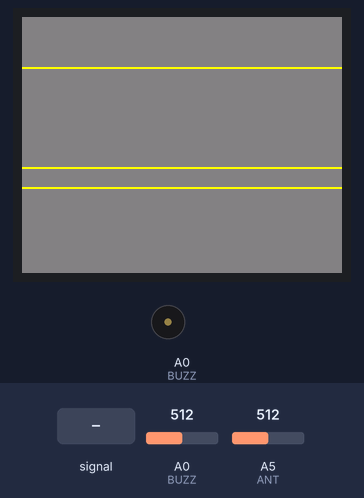
The sketch below on a simulated Arduino Uno, built with avr-gcc and run on an emulated ATmega328P. Shown: 160×128 colour display, buzzer (waves = sounding). The test bench sets the inputs (shaded band); at power-on: A5 (ANT) = 512, A0 (BUZZ) = 512. What the sketch prints to the serial monitor is not drawn.

Above: at 1.2 s.
1.3 s: A5 (ANT) fed a 200 Hz sine of ±81 counts around its level
At 3.4 s:
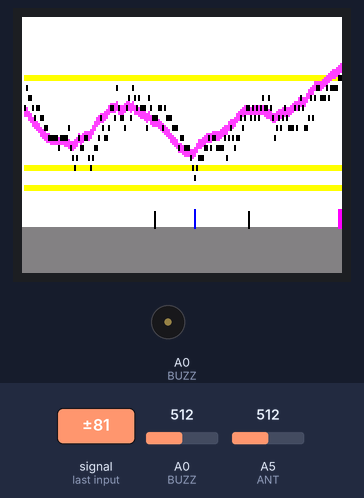
4.3 s: A5 (ANT) set to 492
At 4.53 s:
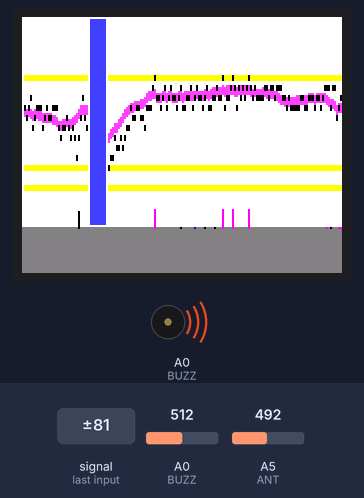
7.2 s: A0 (BUZZ) set to 306
At 8.17 s:
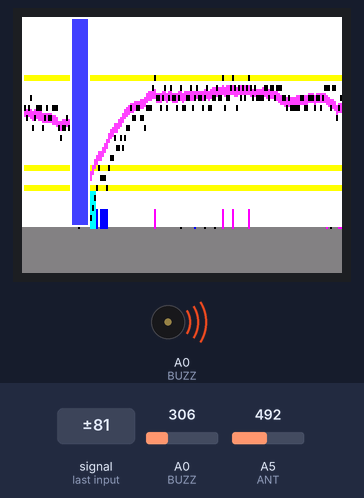
10.2 s: A5 (ANT) set to 511
At 11.13 s:
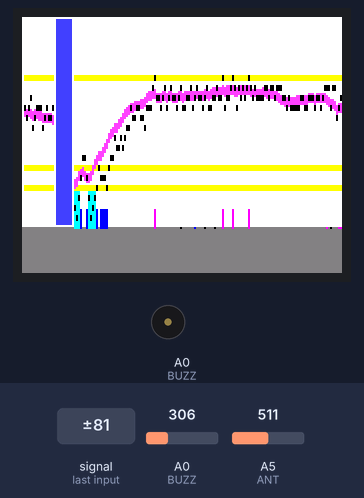
12.2 s: A0 (BUZZ) set to 122
At 13.21 s:
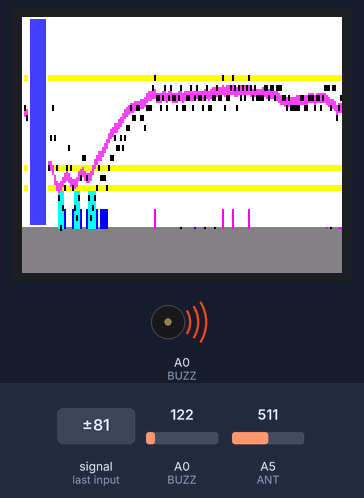
14.5 s: A0 (BUZZ) set to 0
At 15.51 s:
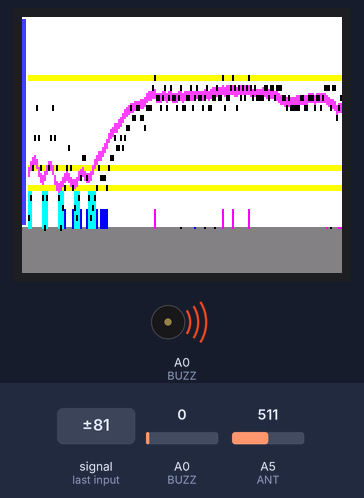
Timing chart, 0 to 17.8 s (numbered marks = the images above; inputs shaded):
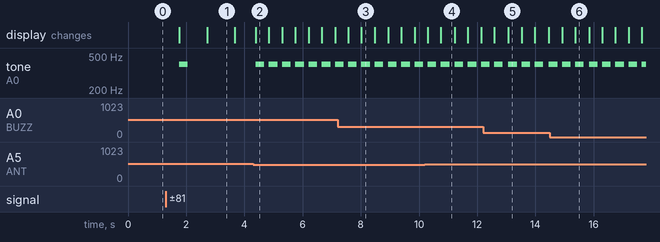

The sketch:

baketan_32bit_LCD_NR_sleep.ino
```cpp
#include <avr/sleep.h>
#include <avr/wdt.h>
#include <SPI.h>
#include <TFT.h>
#define CS    10
#define DC     9
#define RESET  8
#define BYTES  4
#define BUZZ  A0  // 圧電スピーカーをつなげる端子
#define ANT   A5  // 浮動電圧を測る端子
#define VERYGOOD 0 // とても良い反応 （0以上の整数で設定）
#define GOOD     1 // 良い反応
#define BAD     10 // 悪い反応
#define VERYBAD 12 // とても悪い反応（16以下の整数で設定）
#define SIZE 5 // 画面サイズに合わせた倍率
#define VIEWSIZE 80
#define OFFSETY 25
#define HEIGHT 80+OFFSETY
#define WIDTH 160
TFT TFTscreen = TFT(CS, DC, RESET);

unsigned long Xn = 'b';
union {
  unsigned long int sum=0;
  unsigned char div[BYTES];
} data;

void setup() {
  unsigned int i;
  unsigned char ypos[4];

  Xn = analogRead(BUZZ) ^ analogRead(ANT); // M系列を電圧値で初期化

  // バイナリデータ保存用変数の初期化
  for(i=0; i<BYTES*8; i++){
    data.sum <<=1;
    data.sum |=i % 2;
  }

  // LCD初期化
  TFTscreen.begin();
  TFTscreen.background(128,128,128);
  ypos[1]=VERYBAD*SIZE;
  ypos[2]=BAD*SIZE;
  ypos[3]=GOOD*SIZE;
  ypos[3]=VERYGOOD*SIZE;
  TFTscreen.stroke(255,255,0);
  TFTscreen.line(0, OFFSETY+ypos[1], WIDTH, OFFSETY+ypos[1]);
  TFTscreen.line(0, OFFSETY+ypos[2], WIDTH, OFFSETY+ypos[2]);
  TFTscreen.line(0, OFFSETY+ypos[3], WIDTH, OFFSETY+ypos[3]);

  Serial.begin( 9600 ); //シリアル通信開始

  // スリープモードの設定
  set_sleep_mode(SLEEP_MODE_PWR_DOWN);
  wdt_enable_test(WDTO_15MS);
}

void loop() {
  int xPos;
  char count;
  for(xPos=WIDTH; xPos>0; xPos--){
    count=baketan();
    // 悪い反応の時にブザーを鳴らす
    if(count > BAD) buzz(400, 300);
    draw2LCD(xPos, count); // LCDにグラフ表示
  }
}

char baketan() {
  unsigned char i;
  unsigned int sensorValue=0;
  char popcount;
  char staticCount=0;

  do{
    randomDelay();// ランダムな時間待つ
    // ブザーと浮動電圧の電圧を読み取ってXORで足し合わせる
    sensorValue = analogRead(BUZZ) ^ analogRead(ANT);
    staticCount++;
  }while(sensorValue==0 || sensorValue==1023); // sensorValue が 0 か 1023 の場合静電気の影響を受けていると判断して再度電圧を取得する
  sensorValue = __builtin_popcount(sensorValue);

  data.sum <<=1; data.div[0] |=sensorValue & 1; // 偶奇性をメモリに登録
  for(i=0, popcount=0; i<BYTES; i++){
    // 1が立っている数を数えて期待値との差をとる
    popcount+=abs(__builtin_popcount(data.div[i])-BYTES);
  }
  // シリアルモニタに送信
  sendSerial(popcount, __builtin_popcount(data.div[0])-4);
  if(staticCount>1){
    popcount*=-1;
  }
  return popcount;
}

void randomDelay(){
  unsigned char i;
  unsigned char wait;
  for(i=0, wait=0; i<6; i++){
    wait*=2;
    wait+=mseq();
  }
  sleep_enable();
  //delay(wait*3);
  Serial.flush();
  ADCSRA &= ~(1 << ADEN); // ADC off
  for(i=0; i<wait; i++) {asm("sleep");};
  sleep_disable();
  ADCSRA |= (1 << ADEN); // ADC on
}

void sendSerial(char data1, char data2){// シリアルモニタに送信
  Serial.print(data1*1);
  Serial.print(", ");
  Serial.print(data2*1);
  Serial.print("\n");
}

void buzz(int freq, int jikan){
    pinMode(BUZZ, OUTPUT);
    tone(BUZZ,freq, jikan) ;
    delay (jikan+50);
    digitalWrite(BUZZ, LOW);
    delay(50);
    pinMode(BUZZ, INPUT);
    delay(50);
}


void draw2LCD(int xPos, char popcount){   // LCDにグラフ表示
  int ypos[4];
  static int avg=0;
  ypos[1]=BAD*SIZE;
  ypos[2]=VERYBAD*SIZE;
  ypos[3]=GOOD*SIZE;

  TFTscreen.stroke(255,255,255);
  TFTscreen.fill(64,64,255);
  TFTscreen.rect(xPos-10, 0, 10, HEIGHT);

  TFTscreen.stroke(255,255,0);
  TFTscreen.line(xPos, OFFSETY+ypos[1]-1, xPos, OFFSETY+ypos[1]+1);
  TFTscreen.line(xPos, OFFSETY+ypos[2]-1, xPos, OFFSETY+ypos[2]+1);
  TFTscreen.line(xPos, OFFSETY+ypos[3]-1, xPos, OFFSETY+ypos[3]+1);
  // 検出時のマーカー描画
  if(popcount < 0){ // 静電気の影響を受けた表示
    TFTscreen.stroke(0,0,0);
    TFTscreen.line(xPos, HEIGHT, xPos, HEIGHT-8);
    popcount*=-1;
  }
  ypos[0]=popcount*SIZE;
  if(popcount > VERYBAD){
    TFTscreen.stroke(0,255,255);
    TFTscreen.line(xPos, HEIGHT, xPos, HEIGHT-18);
  }else if(popcount >BAD){
    TFTscreen.stroke(0,0,255);
    TFTscreen.line(xPos, HEIGHT, xPos, HEIGHT-9);
  }else if(popcount == GOOD){
    TFTscreen.stroke(255,0, 255);
    TFTscreen.line(xPos, HEIGHT, xPos, HEIGHT-9);
  }else if(popcount == VERYGOOD){
    TFTscreen.stroke(255,0,0);
    TFTscreen.line(xPos, HEIGHT, xPos, HEIGHT-18);
  }

  avg=avg * 7/8 + ypos[0];
  TFTscreen.stroke(255,64,255);
  TFTscreen.line(xPos, OFFSETY+avg/8-2, xPos, OFFSETY+avg/8+2);
  TFTscreen.stroke(0,0,0);
  TFTscreen.line(xPos, OFFSETY+ypos[0]-1, xPos, OFFSETY+ypos[0]+1);
}

// M系列の変換
char mseq(){
  // シフトレジスタ
  //static unsigned long Xn = 'b';
  unsigned ret;

  ret = ((Xn & 16384) >> 14) ^ (Xn & 1);
  Xn = (Xn << 1) + ret;

  return ret;
}

//引数にはWDTO_500MS WDTO_1S WDTO_2S WDTO_4Sなどと設定
void wdt_enable_test(byte b){
  //ウォッチドッグ・タイマー分周比設定ビットの４ビット目がWDTCSRレジスタで２ビットずれているための処理
  b = ((0b00001000 & b) << 2) | (0b00000111 & b);
  //WDCE ウォッチドッグ変更許可ビットを立てる
  b |= 0b00010000;
  //WDRF ウォッチドッグ・システム・リセット・フラグにゼロを書き込んでリセットの準備をする
  MCUSR &= 0b11110111;
  //WDE ウォッチドッグ・システム・リセット許可のビットを立ててリセット　WDCE ウォッチドッグ変更許可により4サイクル以内は設定を変更可能
  WDTCSR |= 0b00011000;
  //事前に作成しておいた設定を流し込む
  WDTCSR = b;
  //WDIE ウォッチドッグ・割込み許可ビットを立てる
  WDTCSR |= 0b01000000;
}

//ウォッチドッグの割り込み処理ルーチン(空だけど必要)
ISR(WDT_vect) {
}
```

Measured:
- the behaviour switches between 511 and 510 on A5 (ANT) (found by bisection; images 1 and 2)
- after the input at 1.3 s, tone on A0 (BUZZ): silent → 400 Hz after 0.46 s, → silent 0.30 s later; the display: first changes after 0.46 s (image 1 shows a later state)
- after the input at 4.3 s, tone on A0 (BUZZ): alternates 400 Hz for 0.30 s and silent for 0.15 s, starting after 0.09 s
- what the display in image 1 shows lasts 1.0 s, from 2.7 s to 3.7 s
- what the display in image 2 shows lasts 0.4 s, from 4.4 s to 4.8 s
